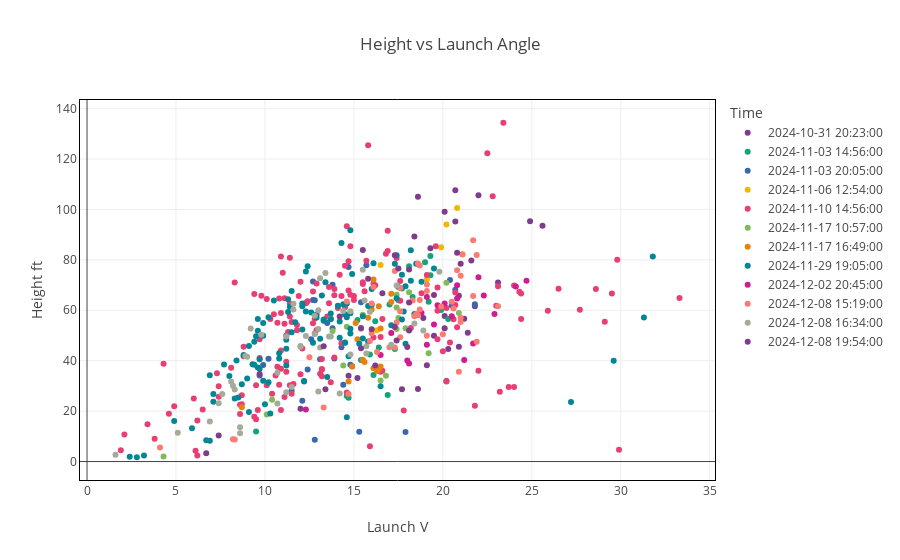

Notebook source saved alongside this figure:
### Code cell
xvar_choice = 'Launch V'
yvar_choice = 'Height ft'
df[xvar_choice] = pd.to_numeric(df[xvar_choice], errors='coerce')


fig5 = px.scatter(df, x=xvar_choice, y=yvar_choice, color='Time', title="Height vs Launch Angle",
                  color_discrete_sequence=px.colors.qualitative.Bold,hover_data=['Shot Type','Club'])
fig5.update_yaxes(range=[0, None])  # Set minimum to -50, maximum is 50
# Add a box around the plot area
fig5.update_layout(
    xaxis=dict(showline=True, mirror=True, linecolor='black'),
    yaxis=dict(showline=True, mirror=True, linecolor='black')
)
fig5.show()

### Figure 1 — Plotly figure (JSON) as saved in the notebook; plotly's stock layout.template omitted (floating-point values rounded to 4 significant figures; data arrays with more than 128 entries replaced by an {"elided": "..."} marker saying what was removed)
{"data": [{"customdata": [["Pull/Draw", "Pitching Wedge"], ["Pull/Draw", "Pitching Wedge"], ["Pull/Draw", "Pitching Wedge"], ["Pull/Draw", "Pitching Wedge"], ["Pull", "Pitching Wedge"], ["Straight", "Pitching Wedge"], ["Draw", "Pitching Wedge"], ["Draw", "Pitching Wedge"], ["Draw", "Pitching Wedge"], ["Straight", "Pitching Wedge"], ["Straight", "Pitching Wedge"], ["Draw", "Pitching Wedge"], ["Straight", "Pitching Wedge"], ["Straight", "Pitching Wedge"], ["Pull/Draw", "Pitching Wedge"], ["Pull/Draw", "Pitching Wedge"]], "hovertemplate": "Time=2024-10-31 20:23:00<br>Launch V=%{x}<br>Height ft=%{y}<br>Shot Type=%{customdata[0]}<br>Club=%{customdata[1]}<extra></extra>", "legendgroup": "2024-10-31 20:23:00", "marker": {"color": "rgb(127, 60, 141)", "symbol": "circle"}, "mode": "markers", "name": "2024-10-31 20:23:00", "orientation": "v", "showlegend": true, "type": "scatter", "x": [18.9, 18.6, 19.1, 17.7, 20.2, 21.8, 21.6, 20.9, 19.5, 21.2, 21.4, 20.3, 23.1, 20.1, 14.7, 12], "xaxis": "x", "y": [56.9, 28.8, 38.2, 28.7, 31.9, 61.6, 79.8, 65.8, 49.9, 56.6, 51.1, 44.6, 71, 57.7, 34, 20.9], "yaxis": "y"}, {"customdata": [["Pull", "7 Iron"], ["Fade", "7 Iron"], ["Pull/Draw", "7 Iron"], ["Pull/Fade", "7 Iron"], ["Pull/Fade", "7 Iron"], ["Pull/Fade", "7 Iron"], ["Pull/Fade", "7 Iron"], ["Pull/Fade", "7 Iron"], ["Pull", "7 Iron"], ["Pull", "7 Iron"], ["Pull", "7 Iron"], ["Pull/Fade", "7 Iron"], ["Pull/Fade", "7 Iron"], ["Pull/Draw", "7 Iron"], ["Pull/Draw", "7 Iron"], ["Fade", "7 Iron"], ["Pull/Fade", "7 Iron"], ["Fade", "7 Iron"], ["Pull/Fade", "7 Iron"], ["Pull/Fade", "7 Iron"], ["Pull", "7 Iron"], ["Push/Slice", "7 Iron"]], "hovertemplate": "Time=2024-11-03 14:56:00<br>Launch V=%{x}<br>Height ft=%{y}<br>Shot Type=%{customdata[0]}<br>Club=%{customdata[1]}<extra></extra>", "legendgroup": "2024-11-03 14:56:00", "marker": {"color": "rgb(17, 165, 121)", "symbol": "circle"}, "mode": "markers", "name": "2024-11-03 14:56:00", "orientation": "v", "showlegend": true, "type": "scatter", "x": [16.1, 16.9, 14.7, 15.4, 15.9, 16.2, 17.3, 18.1, 17.5, 19.2, 19, 18.3, 17.7, 16.4, 19.3, 19.3, 15.2, 20.3, 17, 19.9, 14.6, 9.5], "xaxis": "x", "y": [34.3, 26.4, 25.3, 40.3, 42.5, 55.7, 44.6, 77.5, 64, 63.4, 79.1, 65.3, 68.6, 45.2, 73.9, 81.5, 56.1, 56.5, 62.3, 60.1, 26, 11.9], "yaxis": "y"}, {"customdata": [["Fade", "7 Iron"], ["Straight", "7 Iron"], ["Draw", "7 Iron"], ["Straight", "7 Iron"], ["Fade", "7 Iron"], ["Straight", "7 Iron"], ["Draw", "7 Iron"], ["Fade", "7 Iron"], ["Straight", "7 Iron"], ["Push/Fade", "7 Iron"], ["Fade", "7 Iron"], ["Straight", "7 Iron"], ["Straight", "7 Iron"], ["Straight", "7 Iron"], ["Push/Fade", "7 Iron"], ["Draw", "7 Iron"], ["Draw", "7 Iron"], ["Straight", "7 Iron"], ["Fade", "7 Iron"], ["Push/Fade", "7 Iron"], ["Pull/Draw", "7 Iron"], ["Pull/Draw", "7 Iron"], ["Push/Fade", "7 Iron"], ["Fade", "7 Iron"], ["Pull", "7 Iron"], ["Fade", "7 Iron"], ["Straight", "7 Iron"], ["Straight", "7 Iron"], ["Fade", "7 Iron"], ["Fade", "7 Iron"], ["Push/Fade", "7 Iron"], ["Straight", "7 Iron"], ["Straight", "7 Iron"]], "hovertemplate": "Time=2024-11-03 20:05:00<br>Launch V=%{x}<br>Height ft=%{y}<br>Shot Type=%{customdata[0]}<br>Club=%{customdata[1]}<extra></extra>", "legendgroup": "2024-11-03 20:05:00", "marker": {"color": "rgb(57, 105, 172)", "symbol": "circle"}, "mode": "markers", "name": "2024-11-03 20:05:00", "orientation": "v", "showlegend": true, "type": "scatter", "x": [12.7, 11.2, 20.7, 9.7, 13.1, 12.9, 12.2, 13.9, 10.2, 15.4, 14.7, 12.8, 13.5, 14.3, 15.7, 14.9, 12.4, 13.8, 12.7, 17.9, 15.3, 12.8, 20.5, 21.8, 14.8, 20.4, 12.1, 11.5, 13.8, 9.9, 14.5, 14.4, 12.6], "xaxis": "x", "y": [64.1, 50, 68.1, 34.1, 40.6, 58.3, 31.8, 40.9, 40.8, 63.2, 77.2, 64, 55, 45.3, 77.9, 37.8, 36.5, 52.9, 71.4, 11.7, 11.8, 8.6, 61.9, 62.4, 38.4, 72, 24.1, 28.2, 70.1, 38.3, 47.2, 30.5, 48.5], "yaxis": "y"}, {"customdata": [["Draw", "Lob Wedge"], ["Push", "Lob Wedge"], ["Draw", "Lob Wedge"], ["Draw", "9 Iron"], ["Draw", "9 Iron"], ["Draw", "9 Iron"], ["Draw", "9 Iron"]], "hovertemplate": "Time=2024-11-06 12:54:00<br>Launch V=%{x}<br>Height ft=%{y}<br>Shot Type=%{customdata[0]}<br>Club=%{customdata[1]}<extra></extra>", "legendgroup": "2024-11-06 12:54:00", "marker": {"color": "rgb(242, 183, 1)", "symbol": "circle"}, "mode": "markers", "name": "2024-11-06 12:54:00", "orientation": "v", "showlegend": true, "type": "scatter", "x": [16.3, 20.2, 19.1, 21.1, 19.9, 20.8, 16.5], "xaxis": "x", "y": [52.1, 94, 72.3, 82.2, 85, 100.6, 78], "yaxis": "y"}, {"customdata": {"elided": "159x2 str values"}, "hovertemplate": "Time=2024-11-10 14:56:00<br>Launch V=%{x}<br>Height ft=%{y}<br>Shot Type=%{customdata[0]}<br>Club=%{customdata[1]}<extra></extra>", "legendgroup": "2024-11-10 14:56:00", "marker": {"color": "rgb(231, 63, 116)", "symbol": "circle"}, "mode": "markers", "name": "2024-11-10 14:56:00", "orientation": "v", "showlegend": true, "type": "scatter", "x": {"elided": "159 float values"}, "xaxis": "x", "y": {"elided": "159 float values"}, "yaxis": "y"}, {"customdata": [["Fade", "5 Iron"], ["Fade", "5 Iron"], ["Fade", "5 Iron"], ["Push/Fade", "5 Iron"], ["Pull", "5 Iron"], ["Pull/Draw", "5 Iron"], ["Straight", "5 Iron"], ["Push/Slice", "5 Iron"], ["Fade", "7 Iron"], ["Fade", "7 Iron"], ["Fade", "7 Iron"], ["Fade", "7 Iron"], ["Fade", "7 Iron"], ["Pull", "7 Iron"], ["Fade", "7 Iron"], ["Fade", "7 Iron"], ["Pull", "7 Iron"], ["Fade", "7 Iron"], ["Fade", "7 Iron"]], "hovertemplate": "Time=2024-11-17 10:57:00<br>Launch V=%{x}<br>Height ft=%{y}<br>Shot Type=%{customdata[0]}<br>Club=%{customdata[1]}<extra></extra>", "legendgroup": "2024-11-17 10:57:00", "marker": {"color": "rgb(128, 186, 90)", "symbol": "circle"}, "mode": "markers", "name": "2024-11-17 10:57:00", "orientation": "v", "showlegend": true, "type": "scatter", "x": [13.7, 14.6, 17.5, 15.5, 13.8, 4.3, 14.4, 10.1, 20.9, 17.9, 10.4, 20.2, 19.2, 16.5, 17.4, 17.4, 16.8, 17.4, 18.1], "xaxis": "x", "y": [56.8, 53.5, 56.9, 58.2, 51.8, 2, 38.1, 18.7, 58.9, 52.9, 24.5, 70.9, 43, 32.1, 61.1, 66.2, 34, 52.6, 67.2], "yaxis": "y"}, {"customdata": [["Fade", "7 Iron"], ["Fade", "7 Iron"], ["Fade", "7 Iron"], ["Pull/Fade", "7 Iron"], ["Fade", "7 Iron"], ["Pull/Fade", "7 Iron"], ["Fade", "7 Iron"], ["Pull", "7 Iron"], ["Fade", "7 Iron"], ["Fade", "7 Iron"], ["Pull", "7 Iron"], ["Fade", "7 Iron"], ["Straight", "7 Iron"], ["Pull/Draw", "7 Iron"], ["Fade", "7 Iron"], ["Pull", "7 Iron"], ["Straight", "7 Iron"], ["Straight", "7 Iron"]], "hovertemplate": "Time=2024-11-17 16:49:00<br>Launch V=%{x}<br>Height ft=%{y}<br>Shot Type=%{customdata[0]}<br>Club=%{customdata[1]}<extra></extra>", "legendgroup": "2024-11-17 16:49:00", "marker": {"color": "rgb(230, 131, 16)", "symbol": "circle"}, "mode": "markers", "name": "2024-11-17 16:49:00", "orientation": "v", "showlegend": true, "type": "scatter", "x": [8.7, 15.5, 15.2, 14.7, 16.5, 15.1, 17.1, 15.6, 14.9, 17.1, 16.4, 16.4, 16.1, 16.5, 15.8, 16.1, 16.3, 16], "xaxis": "x", "y": [21.5, 40.4, 48.5, 31.8, 52.8, 55, 66.6, 39.5, 37.7, 63.3, 36.6, 61.6, 37, 37.7, 57, 72.2, 35.9, 60.3], "yaxis": "y"}, {"customdata": {"elided": "111x2 str values"}, "hovertemplate": "Time=2024-11-29 19:05:00<br>Launch V=%{x}<br>Height ft=%{y}<br>Shot Type=%{customdata[0]}<br>Club=%{customdata[1]}<extra></extra>", "legendgroup": "2024-11-29 19:05:00", "marker": {"color": "rgb(0, 134, 149)", "symbol": "circle"}, "mode": "markers", "name": "2024-11-29 19:05:00", "orientation": "v", "showlegend": true, "type": "scatter", "x": [14.6, 12.2, 9.9, 10, 9.1, 6.9, 11.5, 9.6, 12.1, 7.1, 2.4, 11.2, 12.3, 12.7, 12.1, 9.7, 14.8, 12.9, 14.8, 16.1, 14.2, 5.9, 17.1, 17.9, 14.5, 3.2, 17.7, 17.4, 17.5, 13.7, 15.8, 13.3, 14.7, 15.5, 15.8, 9.6, 9.9, 8.5, 8.3, 11.3, 9.4, 9.1, 9.4, 10.8, 6.9, 9.7, 7.7, 9.6, 12.3, 10.2, 9.3, 8.8, 11.5, 10.3, 12.6, 8, 9.9, 14.8, 12.4, 11.3, 10.8, 4.9, 10.5, 8.4, 11.4, 11.7, 14.4, 13.1, 9, 8.7, 14.3, 12.1, 7.1, 9.5, 13.4, 17.3, 13.2, 18.2, 10.2, 14.9, 16, 11.2, 17.4, 16, 18.4, 18.8, 17.9, 16.5, 15.3, 19.5, 6.7, 14.6, 17.7, 18.2, 17.8, 18.5, 27.2, 29.6, 31.3, 31.8, 14.8, 13.7, 15.5, 14.2, 14.6, 14.1, 13.3, 14.5, 2.8, 13.5, 11.2], "xaxis": "x", "y": [17.6, 31.9, 32, 22.7, 19.7, 8.2, 51.3, 37.3, 52.4, 23.7, 1.9, 48.3, 59.5, 47.1, 62.7, 36.8, 58.8, 57.1, 50.8, 78.7, 49.1, 13.2, 54.1, 69.5, 58.4, 2.4, 56.3, 64.8, 69.2, 56.4, 47.6, 55.9, 41.8, 57.6, 61.7, 51.9, 55, 25.4, 25, 64.4, 47.5, 45.8, 38.4, 43, 34.2, 40.6, 38.5, 56.5, 75.4, 57.2, 38.6, 42.3, 67.7, 19.1, 59.1, 33.9, 49.9, 91.8, 77.5, 59.3, 40.9, 16.1, 63.9, 40.1, 61.4, 55.3, 62.4, 48.7, 32.9, 30.7, 86.7, 61.6, 26.8, 49.7, 71.1, 78.5, 65.9, 83.8, 31.5, 74.4, 68.4, 44.7, 81.8, 62.2, 58.5, 71.3, 46.7, 29.9, 46.7, 76.6, 8.4, 57.2, 74.1, 71.7, 59.5, 78.5, 23.6, 40, 57.1, 81.3, 52.7, 58.7, 48.8, 55.6, 62.7, 61.8, 56.3, 47.1, 1.7, 33.5, 38.1], "yaxis": "y"}, {"customdata": [["Straight", "9 Iron"], ["Fade", "9 Iron"], ["Push/Fade", "9 Iron"], ["Fade", "9 Iron"], ["Push/Slice", "9 Iron"], ["Fade", "9 Iron"], ["Draw", "9 Iron"], ["Fade", "9 Iron"], ["Fade", "9 Iron"], ["Fade", "9 Iron"], ["Straight", "9 Iron"], ["Straight", "9 Iron"], ["Straight", "9 Iron"], ["Straight", "9 Iron"], ["Straight", "9 Iron"], ["Push/Fade", "9 Iron"], ["Straight", "9 Iron"], ["Straight", "9 Iron"], ["Straight", "9 Iron"], ["Push/Fade", "9 Iron"], ["Push/Fade", "9 Iron"]], "hovertemplate": "Time=2024-12-02 20:45:00<br>Launch V=%{x}<br>Height ft=%{y}<br>Shot Type=%{customdata[0]}<br>Club=%{customdata[1]}<extra></extra>", "legendgroup": "2024-12-02 20:45:00", "marker": {"color": "rgb(207, 28, 144)", "symbol": "circle"}, "mode": "markers", "name": "2024-12-02 20:45:00", "orientation": "v", "showlegend": true, "type": "scatter", "x": [19.1, 19.5, 21.7, 20.1, 12.3, 24.7, 18.1, 18.8, 22.3, 20.5, 19.7, 21.2, 17.1, 16.5, 20.8, 24.1, 18, 19.1, 20.8, 22, 22.9], "xaxis": "x", "y": [46.3, 54.4, 46.8, 62.7, 20.6, 71.7, 38.9, 58.9, 65.9, 57.6, 62, 40.3, 51, 42.3, 64.7, 69.4, 40.1, 65.3, 69.9, 73.1, 58.5], "yaxis": "y"}, {"customdata": [["Fade", "7 Iron"], ["Fade", "7 Iron"], ["Straight", "7 Iron"], ["Straight", "7 Iron"], ["Fade", "7 Iron"], ["Fade", "7 Iron"], ["Fade", "7 Iron"], ["Push/Fade", "7 Iron"], ["Straight", "7 Iron"], ["Fade", "7 Iron"], ["Draw", "7 Iron"], ["Draw", "7 Iron"], ["Draw", "7 Iron"], ["Fade", "7 Iron"], ["Pull/Hook", "7 Iron"], ["Pull/Draw", "7 Iron"], ["Straight", "7 Iron"], ["Straight", "7 Iron"], ["Pull/Draw", "7 Iron"], ["Push/Fade", "7 Iron"], ["Draw", "7 Iron"], ["Push/Fade", "9 Iron"], ["Fade", "9 Iron"], ["Straight", "9 Iron"], ["Push/Fade", "9 Iron"], ["Fade", "9 Iron"], ["Push/Slice", "9 Iron"], ["Pull", "9 Iron"], ["Pull/Draw", "9 Iron"], ["Push/Fade", "9 Iron"], ["Straight", "9 Iron"], ["Push/Slice", "9 Iron"], ["Fade", "9 Iron"], ["Push/Fade", "9 Iron"], ["Push/Fade", "9 Iron"], ["Straight", "9 Iron"], ["Fade", "9 Iron"], ["Straight", "9 Iron"], ["Straight", "9 Iron"], ["Straight", "9 Iron"], ["Push/Fade", "9 Iron"], ["Push/Fade", "9 Iron"], ["Push/Fade", "9 Iron"], ["Straight", "9 Iron"], ["Straight", "9 Iron"], ["Fade", "9 Iron"]], "hovertemplate": "Time=2024-12-08 15:19:00<br>Launch V=%{x}<br>Height ft=%{y}<br>Shot Type=%{customdata[0]}<br>Club=%{customdata[1]}<extra></extra>", "legendgroup": "2024-12-08 15:19:00", "marker": {"color": "rgb(249, 123, 114)", "symbol": "circle"}, "mode": "markers", "name": "2024-12-08 15:19:00", "orientation": "v", "showlegend": true, "type": "scatter", "x": [19.1, 18.3, 16.3, 17.3, 18.7, 18.4, 20.6, 20.5, 18.6, 21.1, 18.7, 17.6, 15.9, 18.5, 8.2, 14.6, 18.6, 16.1, 15.4, 4.1, 16, 21.9, 23.1, 19.1, 14.7, 21, 8.3, 20, 17, 13.3, 21, 20.9, 17.4, 18.7, 21.9, 21.7, 12.5, 16, 19.1, 17.6, 17.6, 19.9, 21, 17.3, 20.8, 21.7], "xaxis": "x", "y": [70.2, 63.9, 43.5, 45.2, 60.3, 57.6, 60.7, 63.4, 58, 82.1, 77.8, 68.8, 47.8, 58.5, 8.8, 63.5, 78.6, 69.2, 52.7, 5.6, 62.7, 47.5, 61.6, 49.9, 26.8, 57, 8.7, 50.5, 45.3, 21.4, 55.4, 35.6, 55.2, 64.1, 81.9, 65.7, 41.4, 50.9, 67.7, 49.3, 59.6, 61.5, 73.7, 75.6, 75.9, 87.8], "yaxis": "y"}, {"customdata": [["Fade", "5 Iron"], ["Fade", "5 Iron"], ["Push/Fade", "5 Iron"], ["Pull/Fade", "5 Iron"], ["Pull/Draw", "5 Iron"], ["Pull/Fade", "5 Iron"], ["Fade", "5 Iron"], ["Pull", "5 Iron"], ["Pull/Fade", "5 Iron"], ["Pull/Fade", "5 Iron"], ["Fade", "5 Iron"], ["Fade", "5 Iron"], ["Fade", "5 Iron"], ["Fade", "5 Iron"], ["Fade", "5 Iron"], ["Fade", "5 Iron"], ["Fade", "5 Iron"], ["Fade", "5 Iron"], ["Fade", "5 Iron"], ["Push/Slice", "5 Iron"], ["Pull/Draw", "7 Iron"], ["Pull/Fade", "7 Iron"], ["Pull", "7 Iron"], ["Push/Fade", "7 Iron"], ["Pull", "7 Iron"], ["Pull/Fade", "7 Iron"], ["Fade", "7 Iron"], ["Fade", "7 Iron"], ["Pull", "7 Iron"], ["Pull/Fade", "7 Iron"], ["Pull/Fade", "7 Iron"], ["Fade", "7 Iron"], ["Fade", "7 Iron"], ["Fade", "5 Iron"], ["Fade", "5 Iron"], ["Draw", "5 Iron"], ["Push/Fade", "5 Iron"], ["Push/Draw", "5 Iron"], ["Draw", "5 Iron"], ["Draw", "5 Iron"], ["Draw", "5 Iron"], ["Draw", "5 Iron"], ["Push/Fade", "5 Iron"], ["Push/Fade", "5 Iron"], ["Draw", "5 Iron"], ["Draw", "5 Iron"], ["Push/Fade", "5 Iron"], ["Draw", "5 Iron"]], "hovertemplate": "Time=2024-12-08 16:34:00<br>Launch V=%{x}<br>Height ft=%{y}<br>Shot Type=%{customdata[0]}<br>Club=%{customdata[1]}<extra></extra>", "legendgroup": "2024-12-08 16:34:00", "marker": {"color": "rgb(165, 170, 153)", "symbol": "circle"}, "mode": "markers", "name": "2024-12-08 16:34:00", "orientation": "v", "showlegend": true, "type": "scatter", "x": [12.3, 13, 8.6, 12, 6.9, 11.2, 14.8, 11.2, 12.8, 14.4, 15.6, 13, 13.1, 8.2, 12, 10.7, 13.6, 15.7, 11.5, 8.6, 14.2, 17.4, 12.8, 18.9, 13, 13.7, 17.1, 19.8, 15.7, 14.8, 15.5, 18.4, 15.9, 10.7, 7.6, 8.3, 9.8, 9.2, 8.9, 5.1, 9, 7.4, 13.1, 11.6, 13.4, 8.1, 1.6, 11.6], "xaxis": "x", "y": [49.8, 60, 11.2, 45.8, 15.9, 49.6, 42.5, 27.5, 57.8, 59.7, 63.9, 52.6, 45.2, 30.1, 45.5, 35.2, 49.6, 45.7, 29.6, 13.6, 27, 69.8, 50.6, 52, 27.8, 49.6, 46.3, 75.3, 42.9, 59.6, 76.1, 54.8, 59.4, 23, 26.8, 28.6, 50.3, 52.8, 41.9, 11.4, 41.6, 23.1, 72.7, 60.3, 74.8, 31.8, 2.7, 62.6], "yaxis": "y"}, {"customdata": [["Push/Fade", "8 Iron"], ["Straight", "8 Iron"], ["Fade", "8 Iron"], ["Straight", "8 Iron"], ["Push/Fade", "8 Iron"], ["Fade", "8 Iron"], ["Fade", "8 Iron"], ["Draw", "8 Iron"], ["Draw", "8 Iron"], ["Straight", "8 Iron"], ["Draw", "8 Iron"], ["Straight", "8 Iron"], ["Draw", "8 Iron"], ["Push/Fade", "8 Iron"], ["Fade", "8 Iron"], ["Push/Fade", "8 Iron"], ["Fade", "8 Iron"], ["Push/Fade", "8 Iron"], ["Push/Fade", "8 Iron"], ["Draw", "8 Iron"], ["Draw", "8 Iron"], ["Straight", "8 Iron"], ["Push/Fade", "8 Iron"], ["Fade", "8 Iron"], ["Pull/Fade", "8 Iron"], ["Pull", "8 Iron"], ["Pull", "8 Iron"], ["Fade", "8 Iron"], ["Straight", "8 Iron"], ["Push/Slice", "8 Iron"], ["Fade", "8 Iron"], ["Fade", "8 Iron"], ["Pull", "8 Iron"], ["Pull", "8 Iron"], ["Push/Fade", "8 Iron"], ["Fade", "8 Iron"]], "hovertemplate": "Time=2024-12-08 19:54:00<br>Launch V=%{x}<br>Height ft=%{y}<br>Shot Type=%{customdata[0]}<br>Club=%{customdata[1]}<extra></extra>", "legendgroup": "2024-12-08 19:54:00", "marker": {"color": "rgb(127, 60, 141)", "symbol": "circle"}, "mode": "markers", "name": "2024-12-08 19:54:00", "orientation": "v", "showlegend": true, "type": "scatter", "x": [21, 17.4, 18.1, 15.8, 25.6, 19.5, 18.4, 18.6, 17.5, 20.7, 15.5, 16.2, 13.3, 24.9, 18.1, 20.8, 9.7, 20.7, 22, 14.2, 13.4, 17.3, 19.3, 20.1, 16.6, 16, 18.1, 15.4, 15.4, 7.4, 15.2, 20.1, 18, 20.9, 6.7, 17.3], "xaxis": "x", "y": [78.5, 48, 63.1, 72.5, 93.5, 66.1, 89.3, 105, 76.6, 107.6, 83.9, 38.1, 45.7, 95.3, 76.2, 82.8, 34.7, 95.2, 105.6, 57.5, 28.7, 81.8, 84.6, 99.1, 66.8, 52.5, 52, 44.9, 53, 10.3, 33.1, 52.9, 45.4, 45.5, 3.3, 53.4], "yaxis": "y"}], "layout": {"legend": {"title": {"text": "Time"}, "tracegroupgap": 0}, "title": {"text": "Height vs Launch Angle"}, "xaxis": {"anchor": "y", "domain": [0, 1], "linecolor": "black", "mirror": true, "showline": true, "title": {"text": "Launch V"}}, "yaxis": {"anchor": "x", "domain": [0, 1], "linecolor": "black", "mirror": true, "range": [0, null], "showline": true, "title": {"text": "Height ft"}}}}
